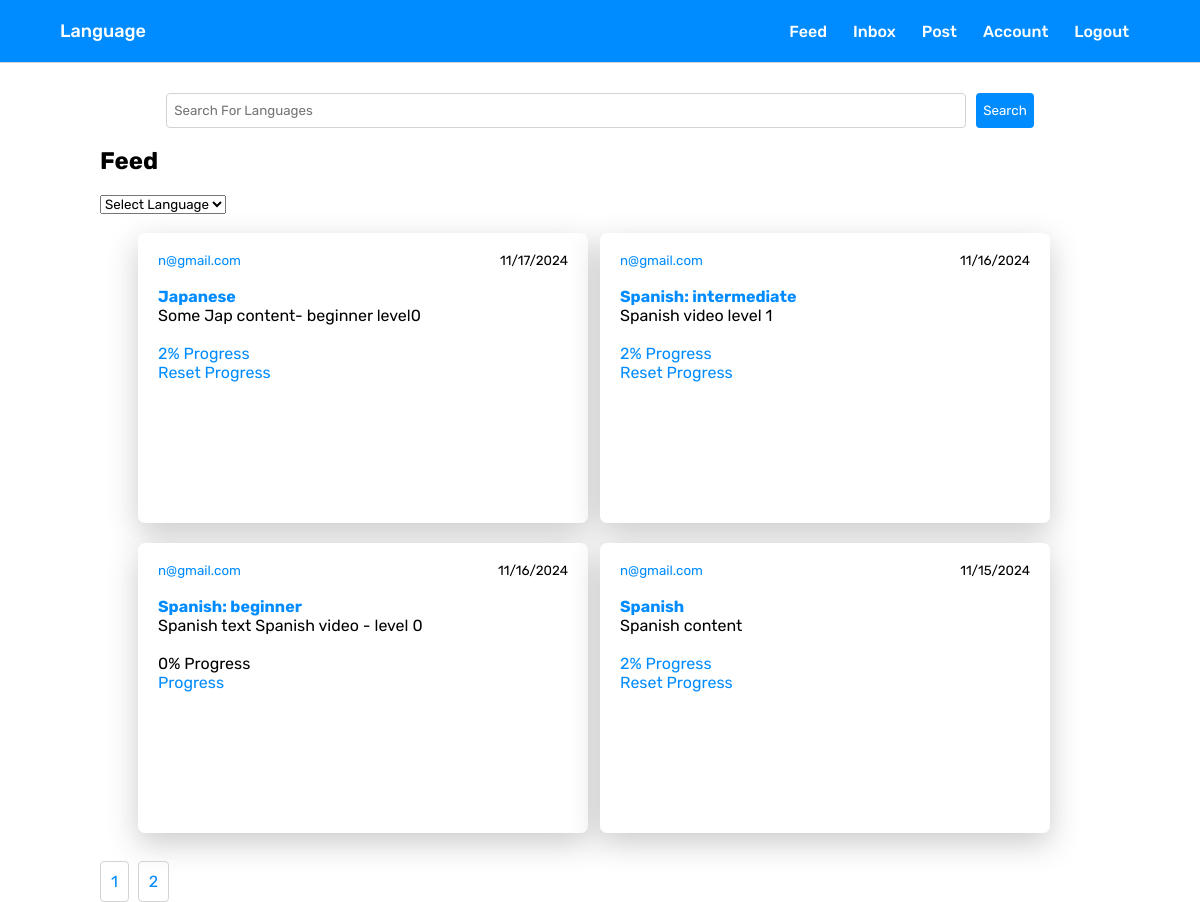
Page /dashboard (signed in) on the committed database.
### app/main.py (models this page shows, shortened)
class Post(db.Model, UserMixin):
    id = db.Column(db.Integer, primary_key=True)
    post_title = db.Column(db.String(100), nullable=False)
    post_content = db.Column(db.String(1000), nullable=False)
    post_date = db.Column(db.DateTime, nullable=False, default=datetime.utcnow)
    user_id = db.Column(db.Integer, db.ForeignKey('user.id'), nullable=False)
    commented = db.relationship('Comment', backref='commented', lazy='dynamic')
    likes = db.relationship('Like', backref='liked', lazy='dynamic')

class User(db.Model, UserMixin):
    id = db.Column(db.Integer, primary_key=True)
    username = db.Column(db.String(15), unique=True)
    email = db.Column(db.String(50), unique=True)
    password = db.Column(db.String())
    profile_pic = db.Column(
        db.String(40), nullable=False, default='default.jpg')
    posts = db.relationship('Post', backref='author', lazy='dynamic')
    commenter = db.relationship('Comment', backref='commenter', lazy='dynamic')
    access_token = db.Column(db.String(180))
    liker = db.relationship('Like', backref='liker', lazy='dynamic')
    followed = db.relationship(
        'Follower', backref='followed', foreign_keys='Follower.followed_id', lazy='dynamic')
    follower = db.relationship(
        'Follower', backref='follower', foreign_keys='Follower.follower_id', lazy='dynamic')
    sender = db.relationship('Message', backref='sender',
                             foreign_keys='Message.sender_id', lazy='dynamic')
    receiver = db.relationship('Message', backref='receiver',
                               foreign_keys='Message.receiver_id', lazy='dynamic')
    bio_content = db.Column(db.String(1000))
    verified = db.Column(db.Boolean(), default=False)
    def has_liked_post(self, post):
        return Like.query.filter(
            Like.liker_id == self.id,
            Like.liked_id == post.id).count() > 0

### app/main.py (the view, shortened to what this page needs)
@app.route("/dashboard", methods=['GET', 'POST'])
@login_required
def dashboard():
    form = LangSearchForm()
    email_w_key = current_user.email+app.config['SECRET_KEY']
    email_encoding = email_w_key.encode('utf-8')
    hashed_token = hashlib.sha512(email_encoding).hexdigest()
    current_user.access_token = hashed_token
    db.session.commit()
    page = request.args.get('page', 1, type=int)
    posts = Post.query.order_by(
        Post.post_date.desc()).paginate(page=page, per_page=4)
    total_posts = Post.query.all()
    return render_template("dashboard.html", posts=posts, title="My Dashboard", total_posts=len(total_posts), form=form)

### app/main.py
class LangSearchForm(FlaskForm):
    lang = StringField(validators=[InputRequired(), Length(
        min=4, max=15)], render_kw={"placeholder": "Search For Languages"})

### app/main.py (called while the page is built)
@login_manager.user_loader
def load_user(user_id):
    return User.query.get(int(user_id))

@app.before_request
def make_session_permanent():
    session.permanent = True

### app/templates/dashboard.html (shortened to what this page needs)
{% extends "base.html" %} {% block title %}{% endblock %} {% block content %}
<link rel="stylesheet" href="{{url_for('static', filename='dashboard.css')}}" />
<div class="container">
    <div class="form">
        <form method='POST' action=''>
            {{form.lang}}
            <button>Search</button>
        </form>
    </div><br>
    <h2>Feed</h2>
    <br />
    <form>
        <select>
            <option value="lang">Select Language</option>
        </select>
    </form>
    <br>
    <div class="feed">
        {% for post in posts.items %}
        <div class="post">
            <div class="post-info">
                <small><a href="{{url_for('user', username=post.author.username)}}">{{post.author.username}}</a></small>
                <small>{{post.post_date.strftime('%m/%d/%Y') }}</small>
            </div>
            <br />
            <article class="post-title-content">
                <h4>
                    <a href="{{url_for('post', post_id=post.id)}}">{{post.post_title}}</a>
                </h4>
                <p>{{post.post_content}}</p>
            </article>
            <br />
            <div class="post-actions">
                <div class="post-stats-info">
                    {% if post.likes.count() == 0 %}
                    <p class='total-likes{{post.id}}' style='cursor: initial; color: black;'>
                        {{post.likes.count()}}% Progress
                    </p>
                    {% endif %}
                    {% if post.likes.count() > 1 %}
                    <p>
                        <a class='total-likes{{post.id}}'
                            href="{{url_for('view_likes', post_id=post.id)}}">{{post.likes.count()}}% Progress</a>
                    </p>
                    {% endif %}
                </div>
            </div>
            <div class="actions">
                {% if current_user.has_liked_post(post) %}
                <div class='like-unlike' action='unlike' post_id="{{ post.id }}"
                    style="cursor: pointer; color: rgb(0,140,255)">
                    <p class='toggle{{ post.id }}'>Reset Progress</p>
                </div>
                {% else %}
                <div class='like-unlike' action='like' post_id="{{ post.id }}"
                    style="cursor: pointer; color: rgb(0,140,255)">
                    <p class='toggle{{ post.id }}'>Progress</p>
                </div>
                {% endif %}
            </div>
        </div>
        {% endfor %}
    </div>
    <br />
    <div class="paginate">
        {% for page_num in posts.iter_pages(left_edge=1, right_edge=1,
        left_current=1, right_current=2) %} {% if page_num %} {% if posts.page ==
        page_num %}
        <a class="current" href="{{ url_for('dashboard', page=page_num)}}">{{ page_num }}</a>
        {% else %}
        <a href="{{ url_for('dashboard', page=page_num)}}">{{ page_num }}</a>
        {% endif %} {% else %} ... {% endif %} {% endfor %}
    </div>
</div>
{% endblock %}

### app/static/base.css (style rules this page uses)
* { box-sizing: border-box; margin: 0; padding: 0; font-family: "Rubik", sans-serif; }
a { text-decoration: none; color: rgb(0, 140, 255); }

### app/static/dashboard.css (style rules this page uses)
.container { margin-top: 30px; margin-left: 100px; margin-right: 100px; display: flex; flex-direction: column; }
.form > form { display: flex; justify-content: center; align-items: center; }
.form > form > input { height: 35px; padding: 7px; border: 1px solid lightgray; border-radius: 4px; width: 80%; margin-right: 10px; }
.form > form > button { background-color: rgb(0, 140, 255); height: 35px; padding: 7px; border-radius: 4px; border: none; color: white; cursor: pointer; }
.feed { display: flex; align-items: center; justify-content: center; flex-wrap: wrap; }
.post { display: flex; flex-direction: column; padding: 20px; background: #ffffff; border-radius: 7px; box-shadow: 0px 10px 30px rgba(48, 48, 48, 0.25); width: 45%; height: 290px; max-height: 290px; overflow-y: auto; margin-right: 12px; margin-bottom: 20px; }
.post-info { display: flex; justify-content: space-between; }
.post-info a { color: rgb(0, 140, 255); }
.post-stats-info { display: flex; justify-content: space-between; }
.post-stats-info a { color: rgb(0, 140, 255); }
.post-stats-info p { color: rgb(0, 140, 255); cursor: pointer; }
.post-title-content a { color: rgb(0, 140, 255); }
.actions { display: flex; justify-content: space-between; }
.paginate > a { margin-right: 5px; border-radius: 4px; border: 1px solid lightgray; color: rgb(0, 140, 255); padding: 10px; }

### rows in the picture
Post: author.username "n@gmail.com", post_date "11/17/2024", post_title "Japanese", post_content "Some Jap content- beginner level0", likes.count "2"
Post: author.username "n@gmail.com", post_date "11/16/2024", post_title "Spanish: intermediate", post_content "Spanish video level 1", likes.count "2"
Post: author.username "n@gmail.com", post_date "11/16/2024", post_title "Spanish: beginner", post_content "Spanish text Spanish video - level 0", likes.count "0"
Post: author.username "n@gmail.com", post_date "11/15/2024", post_title "Spanish", post_content "Spanish content", likes.count "2"

### other values in the picture
{{ page_num }} "1"
{{ page_num }} "2"
